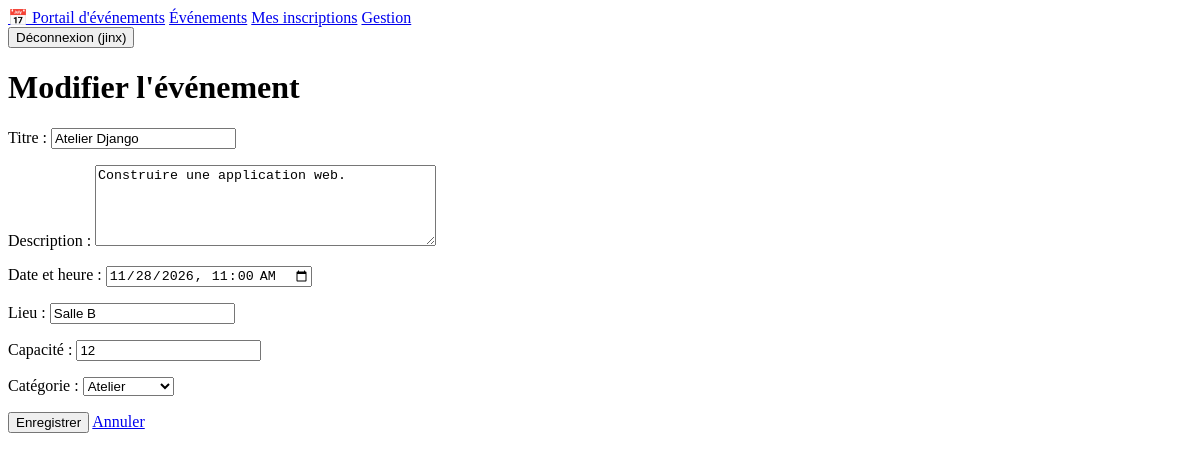
Page /gestion/4/modifier/ (signed in) on the earlier database version.
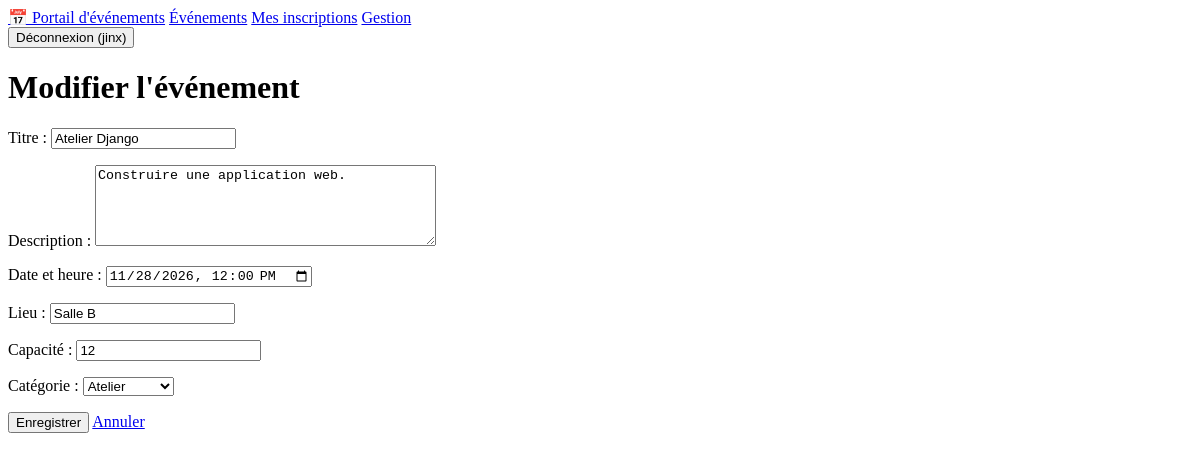
Same page on the later database version.
### evenements/models.py (models this page shows, shortened)
class Evenement(models.Model):
    class Categorie(models.TextChoices):
        ATELIER = "atelier", "Atelier"
        CONFERENCE = "conference", "Conférence"
        RENCONTRE = "rencontre", "Rencontre"
    titre = models.CharField(max_length=200)
    description = models.TextField()
    date_evenement = models.DateTimeField("date et heure")
    lieu = models.CharField(max_length=200)
    capacite = models.PositiveIntegerField(
        "capacité", validators=[MinValueValidator(1, "La capacité doit être d'au moins 1.")]
    )
    categorie = models.CharField(
        "catégorie", max_length=20, choices=Categorie.choices, default=Categorie.ATELIER
    )
    class Meta:
        ordering = ["date_evenement"]

### evenements/views.py (the view)
# urls.py: path("gestion/<int:pk>/modifier/", views.modifier_evenement, name="modifier_evenement"),
@gestionnaire_requis
def modifier_evenement(request, pk):
    evenement = get_object_or_404(Evenement, pk=pk)
    form = EvenementForm(request.POST or None, instance=evenement)
    if request.method == "POST" and form.is_valid():
        form.save()
        messages.success(request, "Événement modifié.")
        return redirect("gestion_evenements")
    return render(request, "evenements/formulaire_evenement.html", {"form": form, "titre_page": "Modifier l'événement"})

### evenements/forms.py (shortened to what this page needs)
class EvenementForm(forms.ModelForm):
    class Meta:
        model = Evenement
        fields = ["titre", "description", "date_evenement", "lieu", "capacite", "categorie"]
        widgets = {
            "date_evenement": forms.DateTimeInput(
                attrs={"type": "datetime-local"}, format="%Y-%m-%dT%H:%M"
            ),
            "description": forms.Textarea(attrs={"rows": 5}),
        }
    def __init__(self, *args, **kwargs):
        super().__init__(*args, **kwargs)
        self.fields["date_evenement"].input_formats = ["%Y-%m-%dT%H:%M", "%Y-%m-%d %H:%M"]

### evenements/views.py (called while the page is built)
def gestionnaire_requis(vue):
    @wraps(vue)
    def _vue(request, *args, **kwargs):
        if not request.user.is_authenticated:
            return redirect_to_login(request.get_full_path())
        if not request.user.is_staff:
            raise PermissionDenied
        return vue(request, *args, **kwargs)
    return _vue

### templates/evenements/formulaire_evenement.html (shortened to what this page needs)
{% extends "base.html" %}
{% block content %}
<div class="card">
  <h1>{{ titre_page }}</h1>
  <form method="post" novalidate>{% csrf_token %}
    {{ form.as_p }}
    <button class="btn" type="submit">Enregistrer</button>
    <a class="btn gris" href="{% url 'gestion_evenements' %}">Annuler</a>
  </form>
</div>
{% endblock %}

Differences in the rows shown:
changed Evenement "Atelier Django": date_evenement "11/28/2026 11:00" → "11/28/2026 12:00"
